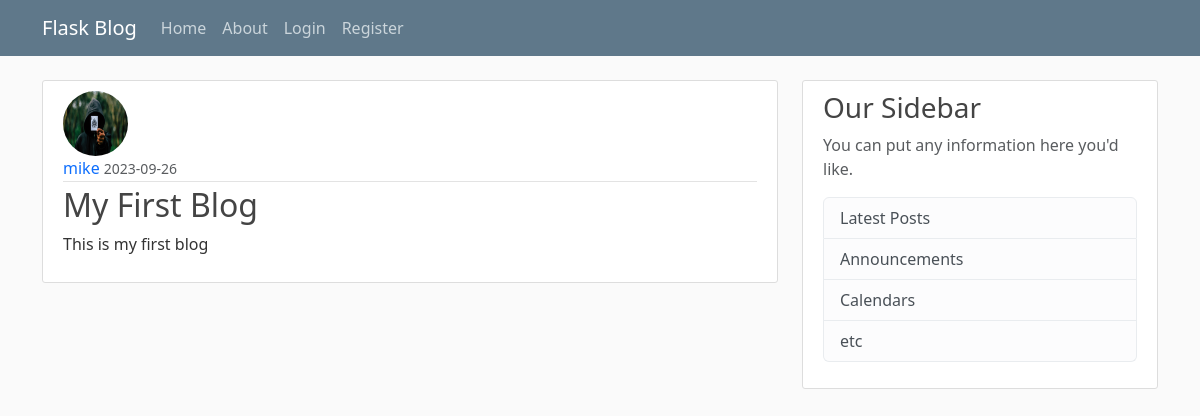
/post/1, run on an earlier commit of the app's database.
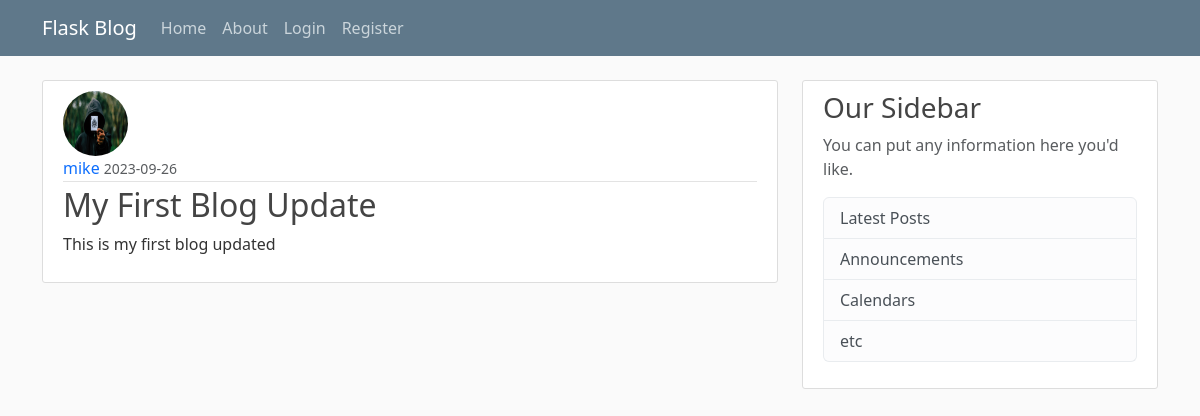
And on a later commit of the database.
### flaskblog/models.py (models this page shows, shortened)
class Post(db.Model):
    id = db.Column(db.Integer, primary_key=True)
    title = db.Column(db.String(100), nullable=False)
    date_posted = db.Column(db.DateTime, nullable=False, default=datetime.utcnow)
    content = db.Column(db.Text(), nullable=False)
    user_id = db.Column(db.Integer, db.ForeignKey('user.id'), nullable=False)

### flaskblog/routes.py (the view)
@app.route("/post/<int:post_id>")
def post(post_id):
    post = Post.query.get_or_404(post_id)
    return render_template("post.html", title=post.title, post=post)

### flaskblog/templates/post.html
{% extends 'base.html' %}
{% block content %}
    <article class="media content-section bg-gray-100">
        <img class="rounded-circle article-img"
            src="{{ url_for('static', filename='/profile_pics/' + post.author.image_file) }}"
            alt="profile pic">
        <div class="media-body">
            <div class="article-metadata">
                <a class="mr-2 text-decoration-none text-primary" href="#">{{ post.author.username }}</a>
                <small class="text-muted">{{ post.date_posted.strftime('%Y-%m-%d') }}</small>
            </div>
            <h2><a class="article-title text-decoration-none">{{ post.title }}</a></h2>
            <p class="article-content">{{ post.content }}</p>
        </div>
    </article>
{% endblock %}

What changed in the data, as far as the page shows it:
changed Post: title "My First Blog" → "My First Blog Update"; content "This is my first blog" → "This is my first blog updated"
